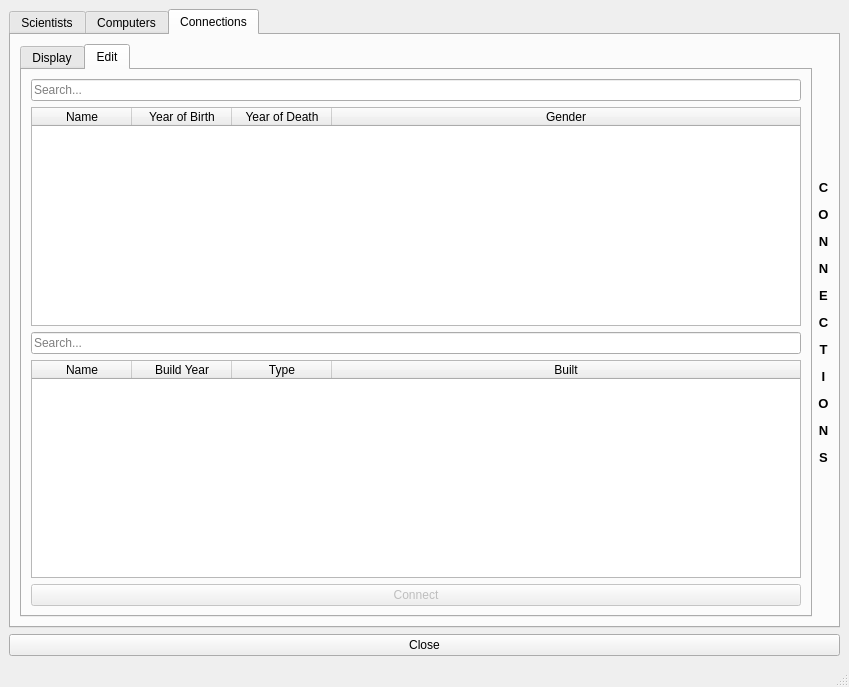
<?xml version="1.0" encoding="UTF-8"?>
<ui version="4.0">
 <class>DisplayWindow</class>
 <widget class="QMainWindow" name="DisplayWindow">
  <property name="geometry">
   <rect>
    <x>0</x>
    <y>0</y>
    <width>849</width>
    <height>687</height>
   </rect>
  </property>
  <property name="windowTitle">
   <string>MainWindow</string>
  </property>
  <widget class="QWidget" name="centralwidget">
   <layout class="QGridLayout" name="gridLayout_6">
    <item row="0" column="0">
     <widget class="QTabWidget" name="tab_sci_com_conn">
      <property name="enabled">
       <bool>true</bool>
      </property>
      <property name="currentIndex">
       <number>2</number>
      </property>
      <widget class="QWidget" name="tab_sci_main">
       <attribute name="title">
        <string>Scientists</string>
       </attribute>
       <layout class="QGridLayout" name="gridLayout_2">
        <item row="0" column="0" colspan="6">
         <widget class="QLineEdit" name="line_search_sci">
          <property name="placeholderText">
           <string>Search...</string>
          </property>
         </widget>
        </item>
        <item row="0" column="6" rowspan="2">
         <widget class="QLabel" name="label">
          <property name="text">
           <string>&lt;html&gt;&lt;head/&gt;&lt;body&gt;&lt;p align=&quot;center&quot;&gt;&lt;span style=&quot; font-size:10pt; font-weight:600;&quot;&gt;&lt;br/&gt;&lt;br/&gt;S&lt;/span&gt;&lt;/p&gt;&lt;p align=&quot;center&quot;&gt;&lt;span style=&quot; font-size:10pt; font-weight:600;&quot;&gt;C&lt;/span&gt;&lt;/p&gt;&lt;p align=&quot;center&quot;&gt;&lt;span style=&quot; font-size:10pt; font-weight:600;&quot;&gt;I&lt;/span&gt;&lt;/p&gt;&lt;p align=&quot;center&quot;&gt;&lt;span style=&quot; font-size:10pt; font-weight:600;&quot;&gt;E&lt;/span&gt;&lt;/p&gt;&lt;p align=&quot;center&quot;&gt;&lt;span style=&quot; font-size:10pt; font-weight:600;&quot;&gt;N&lt;/span&gt;&lt;/p&gt;&lt;p align=&quot;center&quot;&gt;&lt;span style=&quot; font-size:10pt; font-weight:600;&quot;&gt;T&lt;/span&gt;&lt;/p&gt;&lt;p align=&quot;center&quot;&gt;&lt;span style=&quot; font-size:10pt; font-weight:600;&quot;&gt;I&lt;/span&gt;&lt;/p&gt;&lt;p align=&quot;center&quot;&gt;&lt;span style=&quot; font-size:10pt; font-weight:600;&quot;&gt;S&lt;/span&gt;&lt;/p&gt;&lt;p align=&quot;center&quot;&gt;&lt;span style=&quot; font-size:10pt; font-weight:600;&quot;&gt;T&lt;/span&gt;&lt;/p&gt;&lt;p align=&quot;center&quot;&gt;&lt;span style=&quot; font-size:10pt; font-weight:600;&quot;&gt;S&lt;/span&gt;&lt;/p&gt;&lt;/body&gt;&lt;/html&gt;</string>
          </property>
         </widget>
        </item>
        <item row="1" column="0" colspan="6">
         <widget class="QTableWidget" name="table_display_sci">
          <property name="editTriggers">
           <set>QAbstractItemView::NoEditTriggers</set>
          </property>
          <property name="alternatingRowColors">
           <bool>false</bool>
          </property>
          <property name="selectionBehavior">
           <enum>QAbstractItemView::SelectRows</enum>
          </property>
          <property name="sortingEnabled">
           <bool>true</bool>
          </property>
          <attribute name="horizontalHeaderStretchLastSection">
           <bool>true</bool>
          </attribute>
          <column>
           <property name="text">
            <string>Name</string>
           </property>
           <property name="textAlignment">
            <set>AlignCenter</set>
           </property>
          </column>
          <column>
           <property name="text">
            <string>Year of Birth</string>
           </property>
           <property name="textAlignment">
            <set>AlignCenter</set>
           </property>
          </column>
          <column>
           <property name="text">
            <string>Year of Death</string>
           </property>
          </column>
          <column>
           <property name="text">
            <string>Gender</string>
           </property>
          </column>
         </widget>
        </item>
        <item row="2" column="0">
         <widget class="QLabel" name="label_4">
          <property name="text">
           <string>Name</string>
          </property>
         </widget>
        </item>
        <item row="2" column="3">
         <widget class="QLabel" name="label_5">
          <property name="text">
           <string>Year of Birth</string>
          </property>
         </widget>
        </item>
        <item row="2" column="4">
         <widget class="QLabel" name="label_6">
          <property name="text">
           <string>Year of Death</string>
          </property>
         </widget>
        </item>
        <item row="2" column="5">
         <widget class="QLabel" name="label_7">
          <property name="text">
           <string>Gender</string>
          </property>
         </widget>
        </item>
        <item row="3" column="0" colspan="3">
         <widget class="QLineEdit" name="line_sci_name_add_remove_edit">
          <property name="placeholderText">
           <string>Enter Full Name...</string>
          </property>
         </widget>
        </item>
        <item row="3" column="3">
         <widget class="QLineEdit" name="line_sci_birth_add_remove_edit">
          <property name="text">
           <string/>
          </property>
          <property name="placeholderText">
           <string>Birth...</string>
          </property>
         </widget>
        </item>
        <item row="3" column="4">
         <widget class="QLineEdit" name="line_sci_death_add_remove_edit">
          <property name="placeholderText">
           <string>Death?...</string>
          </property>
         </widget>
        </item>
        <item row="3" column="5">
         <widget class="QLineEdit" name="line_sci_gender_add_remove_edit">
          <property name="placeholderText">
           <string>Sex?...</string>
          </property>
         </widget>
        </item>
        <item row="4" column="0">
         <widget class="QPushButton" name="pushButton_add_sci">
          <property name="text">
           <string>Add</string>
          </property>
         </widget>
        </item>
        <item row="4" column="1">
         <widget class="QPushButton" name="pushButton_remove_sci">
          <property name="text">
           <string>Remove</string>
          </property>
         </widget>
        </item>
        <item row="4" column="2" colspan="2">
         <widget class="QPushButton" name="pushButton_edit_sci">
          <property name="text">
           <string>Edit</string>
          </property>
         </widget>
        </item>
       </layout>
      </widget>
      <widget class="QWidget" name="tab_com">
       <attribute name="title">
        <string>Computers</string>
       </attribute>
       <layout class="QGridLayout" name="gridLayout_3">
        <item row="2" column="0">
         <widget class="QLabel" name="label_12">
          <property name="text">
           <string>Name</string>
          </property>
         </widget>
        </item>
        <item row="3" column="4">
         <widget class="QLineEdit" name="line_com_built_add_remove_edit">
          <property name="text">
           <string/>
          </property>
          <property name="placeholderText">
           <string>Yes/No</string>
          </property>
         </widget>
        </item>
        <item row="4" column="0">
         <widget class="QPushButton" name="pushButton_com_add">
          <property name="text">
           <string>Add</string>
          </property>
         </widget>
        </item>
        <item row="3" column="0" colspan="2">
         <widget class="QLineEdit" name="line_com_name_add_remove_edit">
          <property name="placeholderText">
           <string>Enter Computer Name...</string>
          </property>
         </widget>
        </item>
        <item row="2" column="4">
         <widget class="QLabel" name="label_9">
          <property name="text">
           <string>Built?</string>
          </property>
         </widget>
        </item>
        <item row="4" column="1">
         <widget class="QPushButton" name="pushButton_com_remove">
          <property name="text">
           <string>Remove</string>
          </property>
         </widget>
        </item>
        <item row="4" column="2">
         <widget class="QPushButton" name="pushButton_com_edit">
          <property name="text">
           <string>Edit</string>
          </property>
         </widget>
        </item>
        <item row="0" column="0" colspan="5">
         <widget class="QLineEdit" name="line_search_com">
          <property name="placeholderText">
           <string>Search...</string>
          </property>
         </widget>
        </item>
        <item row="1" column="0" colspan="5">
         <widget class="QTableWidget" name="table_display_com">
          <property name="editTriggers">
           <set>QAbstractItemView::NoEditTriggers</set>
          </property>
          <property name="selectionBehavior">
           <enum>QAbstractItemView::SelectRows</enum>
          </property>
          <property name="sortingEnabled">
           <bool>true</bool>
          </property>
          <attribute name="horizontalHeaderStretchLastSection">
           <bool>true</bool>
          </attribute>
          <column>
           <property name="text">
            <string>Name</string>
           </property>
          </column>
          <column>
           <property name="text">
            <string>Build Year</string>
           </property>
          </column>
          <column>
           <property name="text">
            <string>Type</string>
           </property>
          </column>
          <column>
           <property name="text">
            <string>Built</string>
           </property>
          </column>
         </widget>
        </item>
        <item row="2" column="3">
         <widget class="QLabel" name="label_10">
          <property name="text">
           <string>Type</string>
          </property>
         </widget>
        </item>
        <item row="3" column="3">
         <widget class="QLineEdit" name="line_com_type_add_remove_edit">
          <property name="placeholderText">
           <string>Enter Type...</string>
          </property>
         </widget>
        </item>
        <item row="3" column="2">
         <widget class="QLineEdit" name="line_com_year_add_remove_edit">
          <property name="text">
           <string/>
          </property>
          <property name="placeholderText">
           <string>Enter Year...</string>
          </property>
         </widget>
        </item>
        <item row="2" column="2">
         <widget class="QLabel" name="label_11">
          <property name="text">
           <string>Build Year</string>
          </property>
         </widget>
        </item>
        <item row="1" column="5">
         <widget class="QLabel" name="label_8">
          <property name="text">
           <string>&lt;html&gt;&lt;head/&gt;&lt;body&gt;&lt;p align=&quot;center&quot;&gt;&lt;br/&gt;&lt;/p&gt;&lt;p align=&quot;center&quot;&gt;&lt;span style=&quot; font-size:10pt; font-weight:600;&quot;&gt;C&lt;/span&gt;&lt;/p&gt;&lt;p align=&quot;center&quot;&gt;&lt;span style=&quot; font-size:10pt; font-weight:600;&quot;&gt;O&lt;/span&gt;&lt;/p&gt;&lt;p align=&quot;center&quot;&gt;&lt;span style=&quot; font-size:10pt; font-weight:600;&quot;&gt;M&lt;/span&gt;&lt;/p&gt;&lt;p align=&quot;center&quot;&gt;&lt;span style=&quot; font-size:10pt; font-weight:600;&quot;&gt;P&lt;/span&gt;&lt;/p&gt;&lt;p align=&quot;center&quot;&gt;&lt;span style=&quot; font-size:10pt; font-weight:600;&quot;&gt;U&lt;/span&gt;&lt;/p&gt;&lt;p align=&quot;center&quot;&gt;&lt;span style=&quot; font-size:10pt; font-weight:600;&quot;&gt;T&lt;/span&gt;&lt;/p&gt;&lt;p align=&quot;center&quot;&gt;&lt;span style=&quot; font-size:10pt; font-weight:600;&quot;&gt;E&lt;/span&gt;&lt;/p&gt;&lt;p align=&quot;center&quot;&gt;&lt;span style=&quot; font-size:10pt; font-weight:600;&quot;&gt;R&lt;/span&gt;&lt;/p&gt;&lt;p align=&quot;center&quot;&gt;&lt;span style=&quot; font-size:10pt; font-weight:600;&quot;&gt;S&lt;/span&gt;&lt;/p&gt;&lt;/body&gt;&lt;/html&gt;</string>
          </property>
         </widget>
        </item>
       </layout>
      </widget>
      <widget class="QWidget" name="tab_conn">
       <attribute name="title">
        <string>Connections</string>
       </attribute>
       <layout class="QGridLayout" name="gridLayout_4">
        <item row="0" column="0">
         <widget class="QTabWidget" name="tab_connect_display_edit">
          <property name="currentIndex">
           <number>1</number>
          </property>
          <widget class="QWidget" name="tab_conn_display">
           <attribute name="title">
            <string>Display</string>
           </attribute>
           <layout class="QGridLayout" name="gridLayout_5">
            <item row="0" column="0">
             <widget class="QLineEdit" name="line_connect_search">
              <property name="placeholderText">
               <string>Search...</string>
              </property>
             </widget>
            </item>
            <item row="1" column="0">
             <widget class="QTableWidget" name="table_display_connect">
              <property name="editTriggers">
               <set>QAbstractItemView::NoEditTriggers</set>
              </property>
              <property name="selectionBehavior">
               <enum>QAbstractItemView::SelectRows</enum>
              </property>
              <property name="sortingEnabled">
               <bool>true</bool>
              </property>
              <attribute name="horizontalHeaderStretchLastSection">
               <bool>true</bool>
              </attribute>
              <column>
               <property name="text">
                <string>Scientist Name</string>
               </property>
               <property name="textAlignment">
                <set>AlignCenter</set>
               </property>
              </column>
              <column>
               <property name="text">
                <string>Computer Name</string>
               </property>
              </column>
             </widget>
            </item>
           </layout>
          </widget>
          <widget class="QWidget" name="tab_conn_edit">
           <attribute name="title">
            <string>Edit</string>
           </attribute>
           <layout class="QGridLayout" name="gridLayout">
            <item row="0" column="0">
             <widget class="QLineEdit" name="line_connect_search_sci">
              <property name="placeholderText">
               <string>Search...</string>
              </property>
             </widget>
            </item>
            <item row="1" column="0">
             <widget class="QTableWidget" name="table_edit_connect_sci">
              <property name="editTriggers">
               <set>QAbstractItemView::NoEditTriggers</set>
              </property>
              <property name="selectionBehavior">
               <enum>QAbstractItemView::SelectRows</enum>
              </property>
              <property name="sortingEnabled">
               <bool>true</bool>
              </property>
              <attribute name="horizontalHeaderStretchLastSection">
               <bool>true</bool>
              </attribute>
              <column>
               <property name="text">
                <string>Name</string>
               </property>
              </column>
              <column>
               <property name="text">
                <string>Year of Birth</string>
               </property>
              </column>
              <column>
               <property name="text">
                <string>Year of Death</string>
               </property>
              </column>
              <column>
               <property name="text">
                <string>Gender</string>
               </property>
              </column>
             </widget>
            </item>
            <item row="2" column="0">
             <widget class="QLineEdit" name="line_connect_search_com">
              <property name="placeholderText">
               <string>Search...</string>
              </property>
             </widget>
            </item>
            <item row="3" column="0">
             <widget class="QTableWidget" name="table_edit_connect_com">
              <property name="enabled">
               <bool>true</bool>
              </property>
              <property name="editTriggers">
               <set>QAbstractItemView::NoEditTriggers</set>
              </property>
              <property name="selectionBehavior">
               <enum>QAbstractItemView::SelectRows</enum>
              </property>
              <property name="sortingEnabled">
               <bool>true</bool>
              </property>
              <attribute name="horizontalHeaderStretchLastSection">
               <bool>true</bool>
              </attribute>
              <column>
               <property name="text">
                <string>Name</string>
               </property>
              </column>
              <column>
               <property name="text">
                <string>Build Year</string>
               </property>
              </column>
              <column>
               <property name="text">
                <string>Type</string>
               </property>
              </column>
              <column>
               <property name="text">
                <string>Built</string>
               </property>
              </column>
             </widget>
            </item>
            <item row="4" column="0">
             <widget class="QPushButton" name="pushButton_connect">
              <property name="enabled">
               <bool>false</bool>
              </property>
              <property name="text">
               <string>Connect</string>
              </property>
             </widget>
            </item>
           </layout>
          </widget>
         </widget>
        </item>
        <item row="0" column="1">
         <widget class="QLabel" name="label_3">
          <property name="text">
           <string>&lt;html&gt;&lt;head/&gt;&lt;body&gt;&lt;p align=&quot;center&quot;&gt;&lt;br/&gt;&lt;/p&gt;&lt;p align=&quot;center&quot;&gt;&lt;span style=&quot; font-size:10pt; font-weight:600;&quot;&gt;C&lt;/span&gt;&lt;/p&gt;&lt;p align=&quot;center&quot;&gt;&lt;span style=&quot; font-size:10pt; font-weight:600;&quot;&gt;O&lt;/span&gt;&lt;/p&gt;&lt;p align=&quot;center&quot;&gt;&lt;span style=&quot; font-size:10pt; font-weight:600;&quot;&gt;N&lt;/span&gt;&lt;/p&gt;&lt;p align=&quot;center&quot;&gt;&lt;span style=&quot; font-size:10pt; font-weight:600;&quot;&gt;N&lt;/span&gt;&lt;/p&gt;&lt;p align=&quot;center&quot;&gt;&lt;span style=&quot; font-size:10pt; font-weight:600;&quot;&gt;E&lt;/span&gt;&lt;/p&gt;&lt;p align=&quot;center&quot;&gt;&lt;span style=&quot; font-size:10pt; font-weight:600;&quot;&gt;C&lt;/span&gt;&lt;/p&gt;&lt;p align=&quot;center&quot;&gt;&lt;span style=&quot; font-size:10pt; font-weight:600;&quot;&gt;T&lt;/span&gt;&lt;/p&gt;&lt;p align=&quot;center&quot;&gt;&lt;span style=&quot; font-size:10pt; font-weight:600;&quot;&gt;I&lt;/span&gt;&lt;/p&gt;&lt;p align=&quot;center&quot;&gt;&lt;span style=&quot; font-size:10pt; font-weight:600;&quot;&gt;O&lt;/span&gt;&lt;/p&gt;&lt;p align=&quot;center&quot;&gt;&lt;span style=&quot; font-size:10pt; font-weight:600;&quot;&gt;N&lt;/span&gt;&lt;/p&gt;&lt;p align=&quot;center&quot;&gt;&lt;span style=&quot; font-size:10pt; font-weight:600;&quot;&gt;S&lt;/span&gt;&lt;span style=&quot; font-size:10pt;&quot;&gt;&lt;br/&gt;&lt;/span&gt;&lt;/p&gt;&lt;p align=&quot;center&quot;&gt;&lt;span style=&quot; font-size:10pt;&quot;&gt;&lt;br/&gt;&lt;/span&gt;&lt;/p&gt;&lt;/body&gt;&lt;/html&gt;</string>
          </property>
         </widget>
        </item>
       </layout>
      </widget>
     </widget>
    </item>
    <item row="1" column="0">
     <widget class="QPushButton" name="pushButton_close">
      <property name="text">
       <string>Close</string>
      </property>
     </widget>
    </item>
   </layout>
  </widget>
  <widget class="QMenuBar" name="menubar">
   <property name="geometry">
    <rect>
     <x>0</x>
     <y>0</y>
     <width>849</width>
     <height>26</height>
    </rect>
   </property>
  </widget>
  <widget class="QStatusBar" name="statusbar"/>
 </widget>
 <tabstops>
  <tabstop>line_search_com</tabstop>
  <tabstop>line_com_name_add_remove_edit</tabstop>
  <tabstop>line_com_year_add_remove_edit</tabstop>
  <tabstop>line_com_type_add_remove_edit</tabstop>
  <tabstop>line_com_built_add_remove_edit</tabstop>
  <tabstop>pushButton_com_add</tabstop>
  <tabstop>pushButton_com_remove</tabstop>
  <tabstop>pushButton_com_edit</tabstop>
  <tabstop>pushButton_remove_sci</tabstop>
  <tabstop>pushButton_edit_sci</tabstop>
  <tabstop>tab_sci_com_conn</tabstop>
  <tabstop>table_display_com</tabstop>
  <tabstop>line_search_sci</tabstop>
  <tabstop>table_display_sci</tabstop>
  <tabstop>line_sci_name_add_remove_edit</tabstop>
  <tabstop>line_sci_birth_add_remove_edit</tabstop>
  <tabstop>line_sci_death_add_remove_edit</tabstop>
  <tabstop>line_sci_gender_add_remove_edit</tabstop>
  <tabstop>pushButton_add_sci</tabstop>
  <tabstop>tab_connect_display_edit</tabstop>
  <tabstop>line_connect_search</tabstop>
  <tabstop>table_display_connect</tabstop>
  <tabstop>table_edit_connect_com</tabstop>
  <tabstop>pushButton_connect</tabstop>
  <tabstop>table_edit_connect_sci</tabstop>
  <tabstop>pushButton_close</tabstop>
 </tabstops>
 <resources/>
 <connections/>
</ui>
